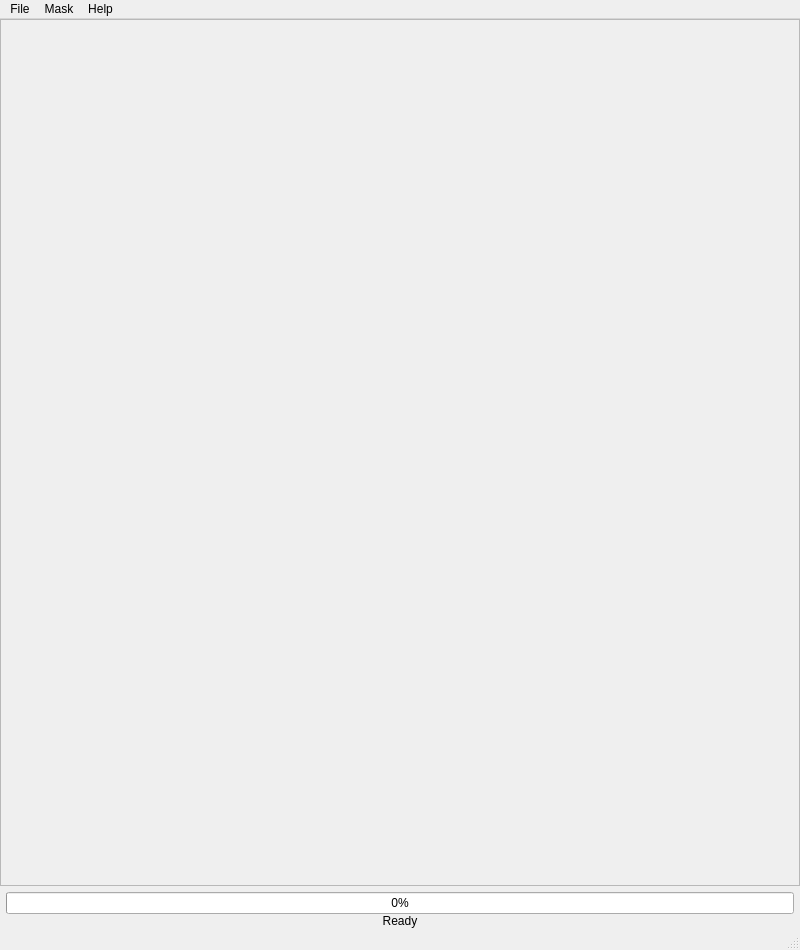
<?xml version="1.0" encoding="UTF-8"?>
<ui version="4.0">
 <class>MainWindow</class>
 <widget class="QMainWindow" name="MainWindow">
  <property name="geometry">
   <rect>
    <x>0</x>
    <y>0</y>
    <width>800</width>
    <height>950</height>
   </rect>
  </property>
  <property name="sizePolicy">
   <sizepolicy hsizetype="Maximum" vsizetype="Preferred">
    <horstretch>0</horstretch>
    <verstretch>0</verstretch>
   </sizepolicy>
  </property>
  <property name="minimumSize">
   <size>
    <width>800</width>
    <height>340</height>
   </size>
  </property>
  <property name="maximumSize">
   <size>
    <width>800</width>
    <height>16777215</height>
   </size>
  </property>
  <property name="windowTitle">
   <string>MJOLNIRGui</string>
  </property>
  <property name="windowOpacity">
   <double>1.000000000000000</double>
  </property>
  <widget class="QWidget" name="centralwidget">
   <property name="sizePolicy">
    <sizepolicy hsizetype="Expanding" vsizetype="Expanding">
     <horstretch>0</horstretch>
     <verstretch>0</verstretch>
    </sizepolicy>
   </property>
   <layout class="QVBoxLayout" name="verticalLayout_2">
    <property name="spacing">
     <number>0</number>
    </property>
    <property name="leftMargin">
     <number>0</number>
    </property>
    <property name="topMargin">
     <number>0</number>
    </property>
    <property name="rightMargin">
     <number>0</number>
    </property>
    <property name="bottomMargin">
     <number>0</number>
    </property>
    <item>
     <widget class="QScrollArea" name="scrollArea">
      <property name="sizePolicy">
       <sizepolicy hsizetype="Expanding" vsizetype="Expanding">
        <horstretch>0</horstretch>
        <verstretch>0</verstretch>
       </sizepolicy>
      </property>
      <property name="lineWidth">
       <number>0</number>
      </property>
      <property name="widgetResizable">
       <bool>true</bool>
      </property>
      <widget class="QWidget" name="scrollAreaWidgetContents">
       <property name="geometry">
        <rect>
         <x>0</x>
         <y>0</y>
         <width>798</width>
         <height>860</height>
        </rect>
       </property>
       <layout class="QHBoxLayout" name="horizontalLayout_2">
        <item>
         <layout class="QVBoxLayout" name="verticalLayout">
          <property name="sizeConstraint">
           <enum>QLayout::SetNoConstraint</enum>
          </property>
          <item>
           <widget class="QWidget" name="fixedOpen" native="true">
            <property name="minimumSize">
             <size>
              <width>200</width>
              <height>300</height>
             </size>
            </property>
           </widget>
          </item>
          <item>
           <widget class="QWidget" name="collapsibleContainer" native="true"/>
          </item>
         </layout>
        </item>
       </layout>
      </widget>
     </widget>
    </item>
    <item>
     <layout class="QVBoxLayout" name="verticalLayout_3">
      <property name="leftMargin">
       <number>6</number>
      </property>
      <property name="topMargin">
       <number>6</number>
      </property>
      <property name="rightMargin">
       <number>6</number>
      </property>
      <item>
       <widget class="QProgressBar" name="progressBar">
        <property name="sizePolicy">
         <sizepolicy hsizetype="Preferred" vsizetype="Fixed">
          <horstretch>0</horstretch>
          <verstretch>0</verstretch>
         </sizepolicy>
        </property>
        <property name="value">
         <number>0</number>
        </property>
       </widget>
      </item>
      <item>
       <widget class="QLabel" name="progressBar_label">
        <property name="sizePolicy">
         <sizepolicy hsizetype="Preferred" vsizetype="Preferred">
          <horstretch>0</horstretch>
          <verstretch>0</verstretch>
         </sizepolicy>
        </property>
        <property name="text">
         <string>Ready</string>
        </property>
        <property name="alignment">
         <set>Qt::AlignCenter</set>
        </property>
       </widget>
      </item>
     </layout>
    </item>
   </layout>
  </widget>
  <widget class="QMenuBar" name="menubar">
   <property name="geometry">
    <rect>
     <x>0</x>
     <y>0</y>
     <width>800</width>
     <height>21</height>
    </rect>
   </property>
   <widget class="QMenu" name="menuFile">
    <property name="title">
     <string>File</string>
    </property>
    <addaction name="actionSave_GUI_state"/>
    <addaction name="actionLoad_GUI_state"/>
    <addaction name="separator"/>
    <addaction name="actionGenerate_View3d_script"/>
    <addaction name="actionGenerate_QELine_script"/>
    <addaction name="actionGenerate_QPlane_script"/>
    <addaction name="actionGenerate_1d_script"/>
    <addaction name="separator"/>
    <addaction name="actionChange_Theme"/>
    <addaction name="actionExit"/>
   </widget>
   <widget class="QMenu" name="menuMask">
    <property name="title">
     <string>Mask</string>
    </property>
    <addaction name="actionOpen_mask_gui"/>
    <addaction name="actionLoad_mask"/>
   </widget>
   <widget class="QMenu" name="menuHelp">
    <property name="title">
     <string>Help</string>
    </property>
    <addaction name="actionAbout"/>
    <addaction name="actionHelp"/>
   </widget>
   <addaction name="menuFile"/>
   <addaction name="menuMask"/>
   <addaction name="menuHelp"/>
  </widget>
  <widget class="QStatusBar" name="statusbar"/>
  <action name="actionSave_GUI_state">
   <property name="text">
    <string>Save GUI state    Ctrl+S</string>
   </property>
  </action>
  <action name="actionLoad_GUI_state">
   <property name="text">
    <string>Load GUI state    Ctrl+L</string>
   </property>
  </action>
  <action name="actionGenerate_View3d_script">
   <property name="text">
    <string>Generate View3D script</string>
   </property>
  </action>
  <action name="actionGenerate_QELine_script">
   <property name="text">
    <string>Generate QE Cut script</string>
   </property>
  </action>
  <action name="actionGenerate_QPlane_script">
   <property name="text">
    <string>Generate QPlane script</string>
   </property>
  </action>
  <action name="actionGenerate_1d_script">
   <property name="text">
    <string>Generate 1D script</string>
   </property>
  </action>
  <action name="actionExit">
   <property name="text">
    <string>Exit</string>
   </property>
  </action>
  <action name="actionOpen_mask_gui">
   <property name="text">
    <string>Open Mask GUI</string>
   </property>
  </action>
  <action name="actionLoad_mask">
   <property name="text">
    <string>Load Mask</string>
   </property>
  </action>
  <action name="actionAbout">
   <property name="text">
    <string>About</string>
   </property>
  </action>
  <action name="actionHelp">
   <property name="text">
    <string>Help    Ctrl+H</string>
   </property>
  </action>
  <action name="actionChange_Theme">
   <property name="text">
    <string>Change Theme</string>
   </property>
  </action>
 </widget>
 <resources/>
 <connections/>
</ui>
